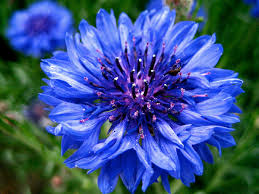
#> input picture images.jpg, 259 x 194 px
$ python threshold.py
#> lines starting #> are read from the running program, lines starting #| are printed output that depends on the picture; after the words box and inside, x2 and y2 are one past the last pixel; in counts of white or black regions, pixels touching at a corner belong together
import cv2
import matplotlib.pyplot as plt

# ---------- STEP 1: Load your image ----------
image_path = "images.jpg"
image = cv2.imread(image_path)
#> image is the input picture: shape (194, 259, 3); mean B, G, R 135.8, 84, 58.2

if image is None:
    raise FileNotFoundError(f"Image file '{image_path}' not found.")

# ---------- STEP 2: Convert to grayscale ----------
gray = cv2.cvtColor(image, cv2.COLOR_BGR2GRAY)
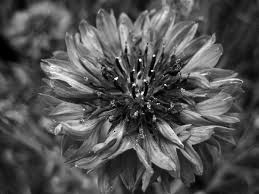
#> gray: shape (194, 259); min 0, max 254, mean 82.2

# ---------- STEP 3: Apply Global Thresholding ----------
T = 127  # Threshold value
_, thresh = cv2.threshold(gray, T, 255, cv2.THRESH_BINARY)
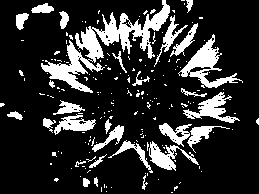
#> thresh: shape (194, 259); 18.4% white; 191 white regions (163 under 20 px), largest, box (x1, y1, x2, y2) and area: (41, 0, 170, 93) 2932, (178, 34, 243, 88) 1009, (183, 92, 240, 123) 632

# ---------- STEP 4: Save the thresholded image ----------
output_filename = "threshold_output.png"
cv2.imwrite(output_filename, thresh)
print(f"Thresholded image saved as '{output_filename}'")

# ---------- STEP 5: Display ----------
plt.figure(figsize=(10, 4))

plt.subplot(1, 3, 1)
plt.title("Original Image")
plt.imshow(cv2.cvtColor(image, cv2.COLOR_BGR2RGB))
plt.axis("off")

plt.subplot(1, 3, 2)
plt.title("Grayscale")
plt.imshow(gray, cmap="gray")
plt.axis("off")

plt.subplot(1, 3, 3)
plt.title(f"Global Threshold (T={T})")
plt.imshow(thresh, cmap="gray")
plt.axis("off")

plt.show(block=True)
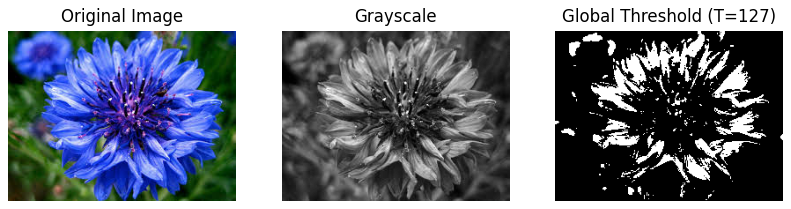
#> figure drawn by matplotlib, 3 panels
